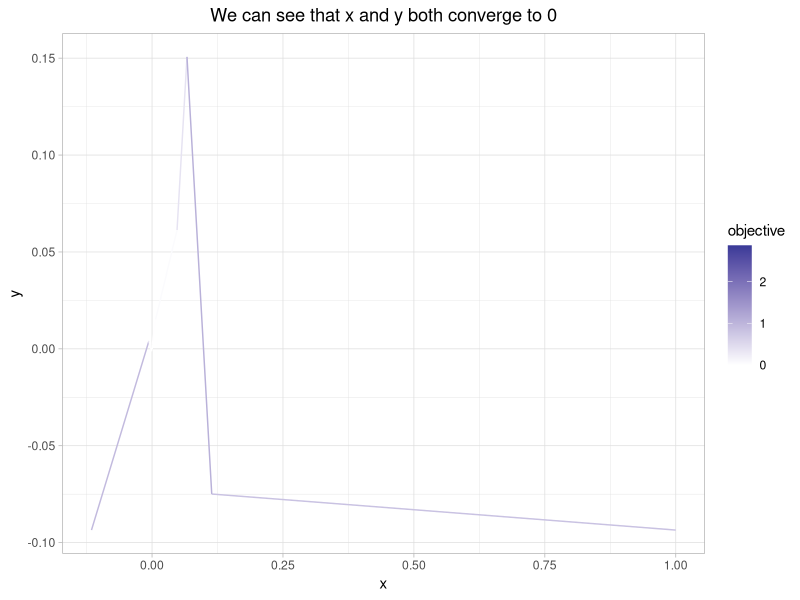
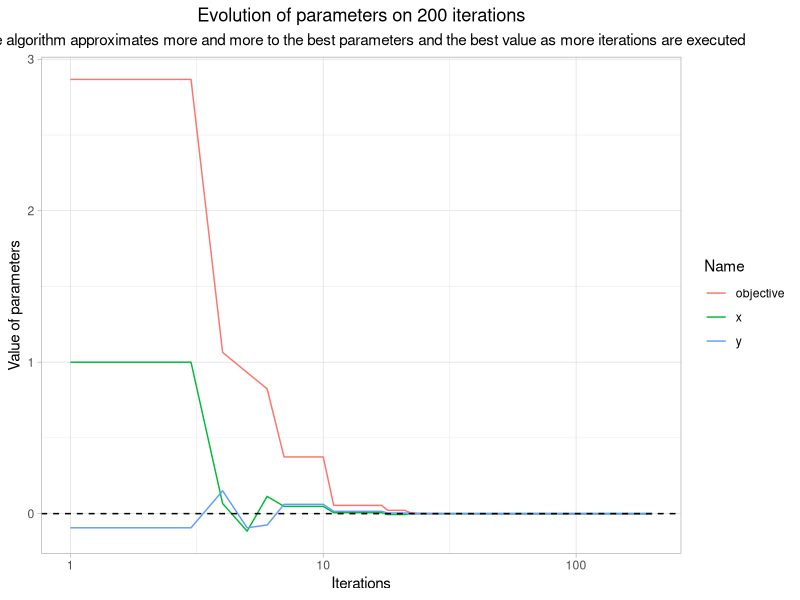

Reproduce these figures in R, in order.
# HW9: Differential evolution
#
# In this exercise, you will show that for problems with many global optima, optim()
# and other gradient-based methods do not work. In this case, differential evolution
# algo can help. Here, you don't need to actually write an algo from scratch,
# but we hope the exercise can teach something.
#
# Throughout the exercise:
#    - Do NOT use `for`, `while` or `repeat` loops.
#    - Use `%>%` to structure your operations.
#    - Use `theme_light()` for the plots.
#    - For graphs with titles, make them use `theme()` with
#      `plot.title = element_text(hjust = 0.5)` and
#      `plot.subtitle = element_text(hjust = 0.5))`.
#
# 1. Create a function called `f_bowl()` which takes in `x` and `y` and then
#    calculate `((0.5*x)^2 + (0.5*y)^2)`.
#
#    Create a function called `f_ackley()` that takes in `x` and `y` and then
#    calculate the formula in the following link:
#    [https://en.wikipedia.org/wiki/Ackley_function].
#
#    Now, maybe you are curious about what 3D shapes of `bowl` and `ackley`
#    look like, so let's draw them.
#    Following visualizations using the `plotly` package.
#    ```
#    library(plotly)
#    grid <- seq(-4, 4, 1e-1)
#    bowl <- outer(grid, grid, f_bowl)
#    ackley <- outer(grid, grid, f_ackley)
#    p1 <- plot_ly() %>%
#      add_surface(x = ~grid, y = ~grid, z = ~bowl) %>%
#      layout(title = "3D shape of bowl")
#    p2 <- plot_ly() %>%
#      add_surface(x = ~grid, y = ~grid, z = ~ackley) %>%
#      layout(title = "3D shape of ackley")
#    ```
## Do not modify this line!
f_bowl <- function(x, y){
  ((0.5*x)^2 + (0.5*y)^2)
}
f_ackley <- function(x, y){
  -20*exp(-.2*sqrt(.5*(x^2+y^2)))-exp(.5*(cos(2*pi*x)+cos(2*pi*y)))+exp(1)+20
}

# 2. Create a function called `obj_bowl()` that takes in `par` and calculates
#    values of `f_bowl()`. Similarly, create a function called `obj_ackley()`
#    that takes in `par` and calculates values of `f_ackley()`.
## Do not modify this line!
obj_bowl <- function(par) f_bowl(par[1],par[2])
obj_ackley <- function(par) f_ackley(par[1],par[2])


# 3. Let's find the minizers of those functions using Newton's method.
#    Use:
#      - `set.seed()` to set your seed to `100`.
#      -`.Random.seed()` and store it to `seed1`.
#      - `runif()` to generate 2 random numbers and save values to `par0`.
#      - `optim()` with `method = "L-BFGS"` to find a minimizer of `obj_bowl()`
#         (DO NOT specify any other parameters in `optim()`).
#    Store the return output into `newton_bowl`. Then, repeat those steps but
#    store the random seed into `seed2`, use `obj_ackley()` instead of
#    `obj_bowl()` and store the output into `newton_ackley`.
## Do not modify this line!
set.seed(100)
seed1 <- .Random.seed
par0 <- runif(2)
newton_bowl <- optim(par = par0,obj_bowl,method = "BFGS")

set.seed(100)
seed2 <- .Random.seed
par0 <- runif(2)
newton_ackley <- optim(par0,obj_ackley,method = "BFGS")
# 4. Now let's use differential evolution to the minizers of those two
#    functions. Load the `DEoptim` package.
#    Then use:
#      - `set.seed()` to set your seed to `100`.
#      -`.Random.seed()` and store it to `seed3`
#      - `DEoptim()` to find the minimer of `obj_bowl()` in the region
#      `[-4, 4]x[-4, 4]`.
#       (DO NOT specify any other parameters in `DEoptim()`)
#    Store the return output into `de_bowl`. Then, repeat those steps but
#    store the random seed into `seed2`, use `obj_ackley()` instead of
#    `obj_bowl()` and store the output into `de_ackley`.
#    When you look at the results of two methods, you can spot the difference
#    and DE does a better job here!
## Do not modify this line!
library(DEoptim)
set.seed(100)
seed3 <- .Random.seed
de_bowl <- DEoptim(obj_bowl,lower = c(-4,-4), upper = c(4,4))
set.seed(100)
seed4 <- .Random.seed
de_ackley <- DEoptim(obj_ackley,lower = c(-4,-4), upper = c(4,4))
# 5. Load the `tidyverse` package.
#    Create a tibble called `value_of_params` that contains the
#    best set of parameters found at each iteration of the optimization.
#    and also the value of `f_ackley` for those points.
#    To do this, you can use:
#      - Subsetting to get the best member at each iteration from
#      `de_ackley`. Note that it corresponds to the `bestmemit` element from
#      `de_ackley`'s `member`. You can take a peak at the structure of
#      `de_ackley` using `str(de_ackley)`.
#      - `as_tibble()` to transform it into a tibble.
#      - `rename()` to change the names into `x` and `y`.
#      - `mutate()` to generate a new column called `iteration` that record the
#      index of the iteration and another column called `objective` that calculate
#      the value of `f_ackley()`.
#    To check your solution, `value_of_params` prints to:
#    # A tibble: 200 x 4
#    x          y         iteration objective
#    <dbl>      <dbl>     <int>     <dbl>
#    1 -0.767   0.0621         1     2.12
#    2 -1.04    0.0194         2     1.10
#    3 -1.04    0.0194         3     1.10
#    4 -0.952   0.0194         4     0.889
#    5 -0.0431 -0.0330         5    -1.44
#    6 -0.0431 -0.0330         6    -1.44
#    7 -0.0431 -0.0330         7    -1.44
#    8 -0.0431 -0.0330         8    -1.44
#    9 -0.0431 -0.0330         9    -1.44
#    10 -0.0431 -0.0330        10    -1.44
#    # … with 190 more rows
## Do not modify this line!
library(tidyverse)
value_of_params<-as_tibble(de_ackley$member$bestmemit)%>%
  rename('x' = 'par1', 'y' = 'par2')%>%
  mutate(iteration = 1:200, objective = f_ackley(x,y))
value_of_params
# 6. Use `value_of_params` to draw a line plot of `y` vs. `x`.
#    To do this, you can use:
#      - `geom_line()` to draw a line plot.
#      - `scale_color_gradient2()` to scale the colors.
#      - `labs()` to name the title as
#         `"We can see that x and y both converge to 0"`.
#    Store the returned graph to `g1`.
## Do not modify this line!
my_theme<-theme_light()+theme(plot.title = element_text(hjust = 0.5),
                              plot.subtitle = element_text(hjust=.5))
g1 <- ggplot(value_of_params)+
  geom_line(aes(x, y, col=objective))+
  scale_color_gradient2()+
  labs(title ="We can see that x and y both converge to 0" )+
  my_theme
g1

# 7. Use `pivot_longer()` to pivot all columns except `iteration` from
#    `value_of_params`. Store the returned tibble to `value_of_params_pivot`.
#
#    Then, use `value_of_params_pivot` to draw a plot of `value` vs.
#    `iteration`, colored by `name`.
#    To do this, you can use:
#      - `geom_line()` to draw a line plot.
#      - `scale_x_log10()` to scale the x-axis.
#      - `geom_hline()` to draw a horizontal line in which intercept of y should
#      take the best value of `f_ackley`. Let the `linetype` be 2
#      - `labs()` to name the
#         - title as
#           `"Evolution of parameters on 200 iterations"`,
#         - subtitle as
#           `"The algorithm approximates more and more to the best parameters and the best value as more iterations are executed"`,
#         - x-axis as `"Iterations"`,
#         - y-axis as `"Value of parameters"`,
#         - color as `"Name"`.
#    Store the returned graph to `g2`.
#
## Do not modify this line!
value_of_params_pivot <- value_of_params%>%
  pivot_longer(cols = c(x, y, objective))


g2 <- ggplot(value_of_params_pivot)+
  geom_line(aes(iteration, value, col = name))+
  scale_x_log10()+
  geom_hline(yintercept = f_ackley(de_ackley$optim$bestmem[1][[1]],de_ackley$optim$bestmem[2][[1]]),linetype=2)+
  labs(title = "Evolution of parameters on 200 iterations",
       subtitle = "The algorithm approximates more and more to the best parameters and the best value as more iterations are executed",
       x = "Iterations",
       y = "Value of parameters",
       color = "Name")+
  theme_light()+
  my_theme
g2
